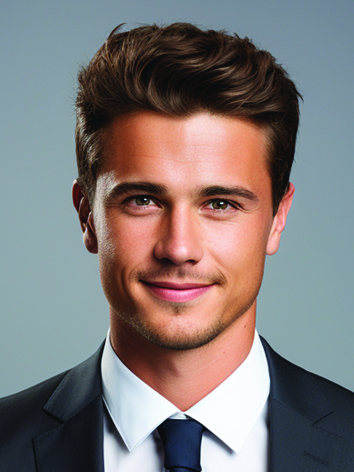
#> input picture input.jpg, 354 x 472 px
$ python -i v1.py   (imports and definitions only)
#> lines starting #> are read from the running program, lines starting #| are printed output that depends on the picture
#> further down, picture is the input picture: PIL image 354x472 CMYK; mean R, G, B 127.4, 121.6, 121.7
# AutoPassPhoto - Created by @vahidzahani
# This script processes an input photo by removing the background,
# resizing it to passport size (3x4 cm), arranging it on a 13x18 cm sheet,
# adding borders, watermark, and exporting as high-quality JPEG images.

from PIL import Image, ImageEnhance, ImageFilter, ImageDraw, ImageFont
from rembg import remove
import io, json

# Constants
DPI = 300
PHOTO_CM = (3, 4)
SHEET_CM = (13, 18)
GAP_CM = 0.1
MARGIN_CM = 0.5
TEXT_MARGIN_CM = 0.3
FONT_PATH = "cour.ttf"

# Convert cm to pixels
def cm_to_px(cm):
    return int((cm / 2.54) * DPI)

# Step 1: Remove background
# [12 lines left out: functions remove_background, place_on_white, not called in this run]

# Step 3: Enhance image quality
def enhance_image(img):
    img = img.filter(ImageFilter.UnsharpMask(radius=2, percent=150, threshold=3))
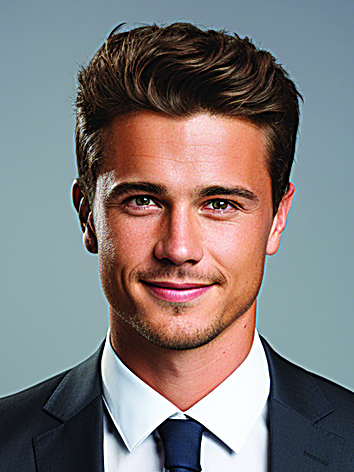
#> img: PIL image 354x472 CMYK; mean R, G, B 127.6, 122, 121.9
    img = ImageEnhance.Brightness(img).enhance(1.05)
    img = ImageEnhance.Contrast(img).enhance(1.15)
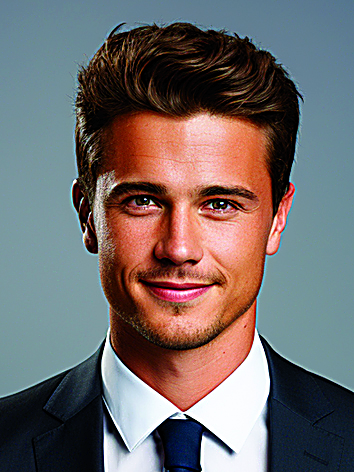
#> img: PIL image 354x472 CMYK; mean R, G, B 113.2, 106.5, 106.5
    img = ImageEnhance.Color(img).enhance(1.1)
    return img

# Step 4: Resize to 3x4 cm
def resize_to_passport(img):
    width, height = cm_to_px(PHOTO_CM[0]), cm_to_px(PHOTO_CM[1])
    return img.resize((width, height), Image.LANCZOS)

# Step 5: Create 13x18 cm sheet and arrange photos
# [46 lines left out: functions create_sheet, add_watermark, not called in this run]

# Step 7: Save output files
def save_outputs(photo, sheet):
    #photo.save("photo_3x4.jpg", dpi=(DPI, DPI), quality=95)
    sheet.save("photo_13x18.jpg", dpi=(DPI, DPI), quality=95)

# Step 8: Main process
# [25 lines not run here, left out]

>>> from PIL import Image
>>> picture = Image.open('input.jpg')
>>> result = enhance_image(picture)
